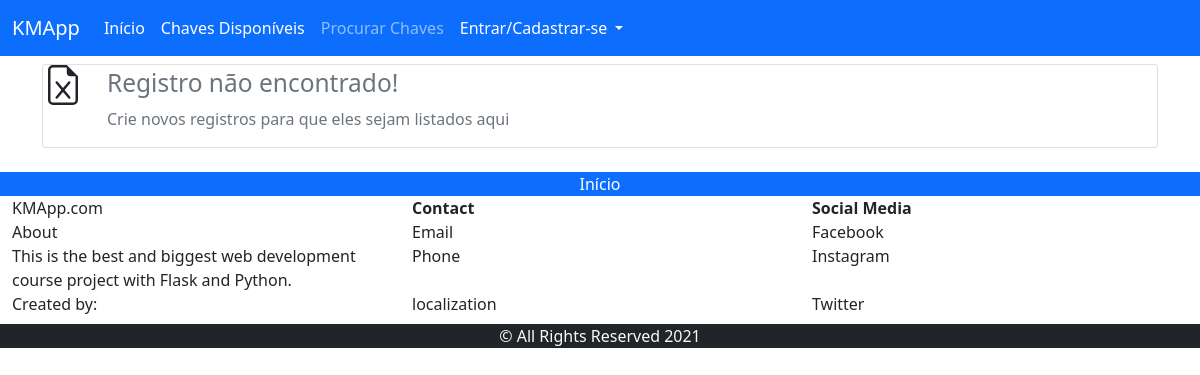
The page /view/registry/2 on the database as committed earlier.
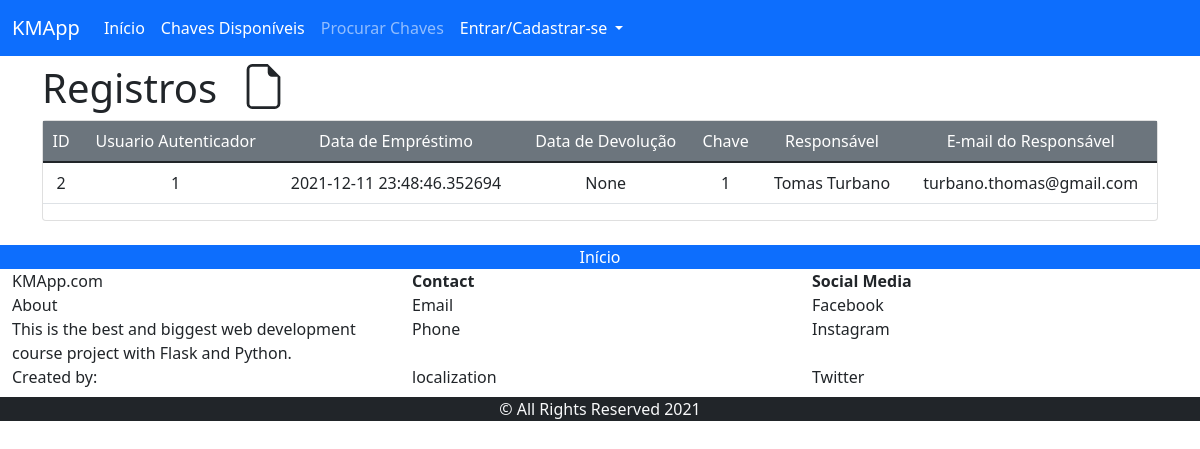
The same page on the database as committed later.
### key_manager/models/registry.py (models this page shows, shortened)
class Registry(db.Model):
    __tablename__ = 'registries'
    id = db.Column(db.Integer, primary_key=True)
    user_id = db.Column(db.Integer, db.ForeignKey('users.id'), nullable=False)
    key_loan_date = db.Column(db.DateTime, nullable=False, default=datetime.utcnow)
    key_return_date = db.Column(db.DateTime, nullable=True)
    key_id = db.Column(db.Integer, db.ForeignKey('keys.id'), nullable=False)
    holder_name = db.Column(db.String(100), nullable=False)
    holder_email = db.Column(db.String(100), nullable=True)

### key_manager/routes/views.py (the view)
@view.route("/registry/<reg_id>")
def viewReg(reg_id):
    all_registries = Registry.query.filter_by(id=reg_id).all()
    return render_template("view/registries.html", registries=all_registries)

### key_manager/templates/view/registries.html (shortened to what this page needs)
{% extends 'base.html' %}
{% block content %}
{% for registry in registries %}
<div class="row">
    <h1 class="col-auto">Registros</h1>
    <svg xmlns="http://www.w3.org/2000/svg" width="45" height="45" fill="currentColor" class="bi bi-file-earmark col-auto" viewBox="0 0 16 16">
        <path d="M14 4.5V14a2 2 0 0 1-2 2H4a2 2 0 0 1-2-2V2a2 2 0 0 1 2-2h5.5L14 4.5zm-3 0A1.5 1.5 0 0 1 9.5 3V1H4a1 1 0 0 0-1 1v12a1 1 0 0 0 1 1h8a1 1 0 0 0 1-1V4.5h-2z"/>
    </svg>
</div>
<div class="card">
    <div class="car-body">
        <table class="table">
            <thead class="bg-secondary text-white">
                <tr>
                    <td class="col-auto text-center">ID</td>
                    <td class="col-auto text-center">Usuario Autenticador</td>
                    <td class="col-auto text-center">Data de Empréstimo</td>
                    <td class="col-auto text-center">Data de Devolução</td>
                    <td class="col-auto text-center">Chave</td>
                    <td class="col-auto text-center">Responsável</td>
                    <td class="col-auto text-center">E-mail do Responsável</td>
                </tr>
            </thead>
            <tbody>
                <tr>
                    <td class="col-auto text-center">{{ registry.id }}</td>
                    <td class="col-auto text-center">{{ registry.user_id }}</td>
                    <td class="col-auto text-center">{{ registry.key_loan_date }}</td>
                    <td class="col-auto text-center">{{ registry.key_return_date }}</td>
                    <td class="col-auto text-center">{{ registry.key_id }}</td>
                    <td class="col-auto text-center">{{ registry.holder_name }}</td>
                    <td class="col-auto text-center">{{ registry.holder_email }}</td>
                </tr>
            </tbody>
        </table>
    </div>
</div>
{% else %}
<div class="card">
    <div class="car-body">
        <div class="row">
            <div class="col-auto">
                <p class="text-muted h3 "><small class="text-muted">Registro não encontrado!</small></p>
                <p><small class="text-muted h6">Crie novos registros para que eles sejam listados aqui</a></small></p>
            </div>
        </div>
    </div>
</div>
{% endfor %}
{% endblock %}

### key_manager/templates/base.html (shortened to what this page needs)
 <!DOCTYPE html>
 <html lang="pt-br">
 <head>
    <link href="https://cdn.jsdelivr.net/npm/bootstrap@5.1.3/dist/css/bootstrap.min.css" rel="stylesheet">
 </head>
 <body>
    {% include "partials/navbar.html" %}
    <div class="container mt-2 mb-4">
    {% block content %}
    {% endblock %}
    </div>
    {% if hidden_footer != True %}
    {% include "partials/footer.html" %}
    {%endif%}
 </body>
 </html>

### key_manager/templates/partials/navbar.html (shortened to what this page needs)
<nav class="navbar navbar-expand-lg navbar-dark bg-primary">
  <div class="container-fluid">
    <a class="navbar-brand" href="#">KMApp</a>
    <div class="collapse navbar-collapse" id="navbarNavDropdown">
      <ul class="navbar-nav">
        <li class="nav-item">
          <a class="nav-link active" aria-current="page" href="{{url_for('index')}}">Início</a>
        </li>
        <li class="nav-item">
          <a class="nav-link active" href="{{ url_for('view.viewIndex') }}">Chaves Disponíveis</a>
        </li>
        <li class="nav-item">
          <a class="nav-link deactive" href="#">Procurar Chaves</a>
        </li>
        <li class="nav-item dropdown">
          <a class="nav-link dropdown-toggle active" href="{{ url_for('login') }}" id="navbarDropdownMenuLink" role="button" data-bs-toggle="dropdown" aria-expanded="false">
            {% if session.get('user_auth') %}{{ session.get('user_username') }}{% else %}Entrar/Cadastrar-se{% endif %}
          </a>
        </li>
      </ul>
    </div>
  </div>
</nav>

### key_manager/templates/partials/footer.html
<footer class="container-fluid sticky-bottom mt-4 mb-2">
    <a class="btn-primary text-decoration-none mt-2 row" href="#begin"><span class="text-center g-col-auto">Início</span></a>
    <div>
        <div class="row">
            <div class="col fw-bobld">KMApp.com</div>
            <div class="col fw-bold">Contact</div>
            <div class="col fw-bold">Social Media</div>
        </div>
        <div class="row">
            <div class="col ">About</div>
            <div class="col">Email</div>
            <div class="col">Facebook</div>
        </div>
        <div class="row">
            <div class="col text-break">This is the best and biggest web development course project with Flask and Python.</div>
            <div class="col">Phone</div>
            <div class="col">Instagram</div>
        </div>
        <div class="row">
            <div class="col">Created by:</div>
            <div class="col">localization</div>
            <div class="col">Twitter</div>
        </div>
    </div>
</footer>
<div class="text-center bg-dark row mb-0"><span class="text-light g-col-auto">© All Rights Reserved 2021</span></div>

Rows that differ between the two databases and show on the page:
added Registry: id "2", user_id "1", key_loan_date "2021-12-11 23:48:46.352694", key_return_date "None", key_id "1", holder_name "Tomas Turbano", holder_email "turbano.thomas@gmail.com"
Other text that changed with them:
text no longer shown: "Registro não encontrado! Crie novos registros para que eles sejam listados aqui"
